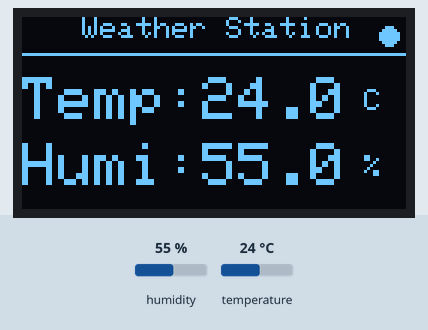
Simulated run of this program. Board: ESP32-S3. Parts: 128×64 one-colour display. The inputs (shaded band) are chosen by the test bench; at power-on: humidity 55 %, temperature 24 °C. What the program prints to the serial monitor is not drawn.

Above: at 2.7 s.
2.8 s: humidity set to 22 %
At 4.3 s:
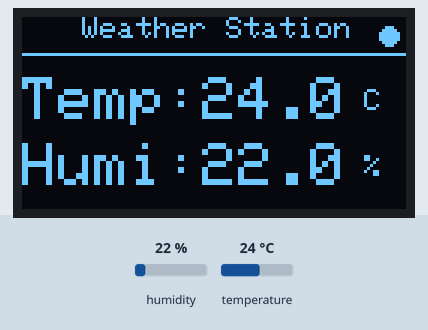
5.5 s: temperature set to 12 °C
At 8.6 s:
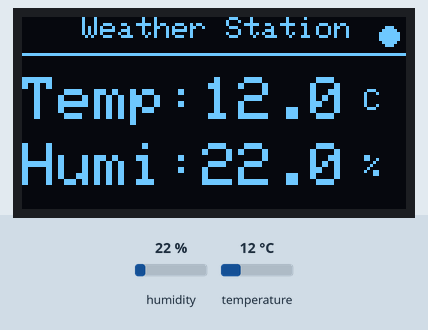
9.5 s: humidity set to 40 %
At 12.9 s:
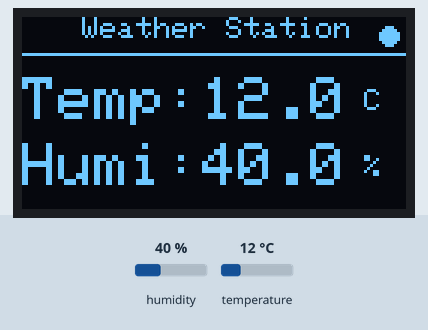
13.5 s: temperature set to 19 °C
At 17.1 s:
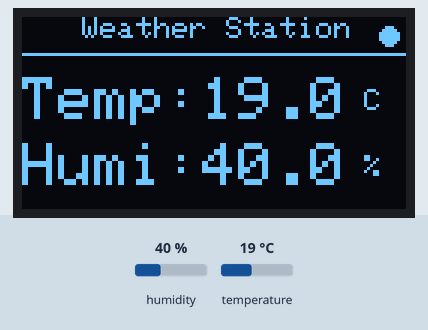
Timing chart, 0 to 18.5 s (numbered marks = the images above; inputs shaded):
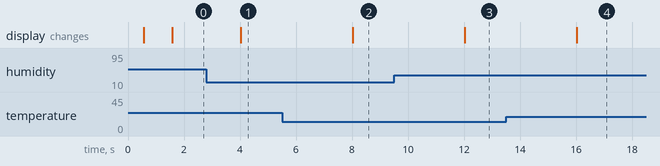

The program:

main.cpp
```cpp
/**
 * ESP32-S3 WiFi 温湿度监测站
 *
 * 功能：
 * - DHT22 读取温湿度
 * - OLED 显示实时数据
 * - WiFi AP + WebServer 远程查看
 *
 * 硬件接线：
 *   DHT22 数据脚 → GPIO4
 *   OLED SDA    → GPIO5
 *   OLED SCL    → GPIO6
 *   OLED VCC    → 3.3V
 *   OLED GND    → GND
 *   DHT22 VCC   → 3.3V
 *   DHT22 GND   → GND
 */

#include <Arduino.h>
#include <WiFi.h>
#include <WebServer.h>
#include <DHT.h>
#include <Adafruit_SSD1306.h>
#include <Adafruit_GFX.h>

// ============ 引脚定义 ============
#define DHTPIN          4
#define DHTTYPE         DHT22
#define OLED_SDA        5
#define OLED_SCL        6
#define SCREEN_WIDTH    128
#define SCREEN_HEIGHT   64

// ============ WiFi 配置 ============
const char* ssid = "ESP32-S3-Weather";
const char* password = "12345678";

// ============ 全局对象 ============
DHT dht(DHTPIN, DHTTYPE);
Adafruit_SSD1306 display(SCREEN_WIDTH, SCREEN_HEIGHT, &Wire, -1);
WebServer server(80);

// ============ 数据变量 ============
float temperature = 0.0f;
float humidity = 0.0f;
unsigned long lastRead = 0;
const unsigned long readInterval = 2000;  // 2s 读一次

// ============ HTML 页面 ============
const char index_html[] PROGMEM = R"rawliteral(
<!DOCTYPE html>
<html>
<head>
  <meta charset="UTF-8" name="viewport" content="width=device-width,initial-scale=1">
  <title>ESP32-S3 温湿度监测</title>
  <style>
    *{margin:0;padding:0;box-sizing:border-box}
    body{font-family:-apple-system,BlinkMacSystemFont,"Segoe UI",Roboto,sans-serif;
         background:#f0f2f5;display:flex;justify-content:center;align-items:center;
         min-height:100vh;padding:20px}
    .card{background:#fff;border-radius:16px;padding:32px;box-shadow:0 4px 24px rgba(0,0,0,.1);
          max-width:400px;width:100%;text-align:center}
    h1{color:#1a1a2e;font-size:24px;margin-bottom:24px}
    .sensor-row{display:flex;justify-content:space-around;gap:16px}
    .sensor-box{flex:1;background:#f8f9fa;border-radius:12px;padding:20px}
    .sensor-box.temp{border-top:4px solid #ff6b6b}
    .sensor-box.humi{border-top:4px solid #4dabf7}
    .value{font-size:36px;font-weight:700;color:#1a1a2e}
    .unit{font-size:16px;color:#868e96;margin-top:4px}
    .label{font-size:14px;color:#adb5bd;margin-bottom:8px;text-transform:uppercase;letter-spacing:1px}
    .ip{color:#868e96;font-size:13px;margin-top:20px}
    .footer{margin-top:20px;padding-top:16px;border-top:1px solid #eee;
            font-size:12px;color:#adb5bd}
  </style>
</head>
<body>
  <div class="card">
    <h1>🌡️ 温湿度监测站</h1>
    <div class="sensor-row">
      <div class="sensor-box temp">
        <div class="label">温度</div>
        <div class="value" id="temp">--</div>
        <div class="unit">°C</div>
      </div>
      <div class="sensor-box humi">
        <div class="label">湿度</div>
        <div class="value" id="humi">--</div>
        <div class="unit">%</div>
      </div>
    </div>
    <div class="ip" id="ip"></div>
    <div class="footer">ESP32-S3 Weather Station</div>
  </div>
  <script>
    function fetchData(){
      fetch("/api").then(r=>r.json()).then(d=>{
        document.getElementById("temp").textContent = d.temp.toFixed(1);
        document.getElementById("humi").textContent = d.humi.toFixed(1);
      }).catch(()=>{});
    }
    document.getElementById("ip").textContent = "IP: " + window.location.hostname;
    fetchData();
    setInterval(fetchData, 3000);
  </script>
</body>
</html>
)rawliteral";

// ============ 读取传感器 ============
void readSensor() {
  float h = dht.readHumidity();
  float t = dht.readTemperature();

  if (isnan(h) || isnan(t)) {
    Serial.println("[DHT] 读取失败");
    return;
  }

  temperature = t;
  humidity = h;

  Serial.printf("[DHT] %.1f°C  %.1f%%\n", temperature, humidity);
}

// ============ 更新 OLED ============
void updateDisplay() {
  display.clearDisplay();

  // 标题
  display.setTextSize(1);
  display.setTextColor(SSD1306_WHITE);
  display.setCursor(20, 0);
  display.println("Weather Station");

  // 分隔线
  display.drawLine(0, 12, 127, 12, SSD1306_WHITE);

  // 温度
  display.setTextSize(2);
  display.setCursor(0, 20);
  display.print("Temp:");
  display.setCursor(60, 20);
  display.printf("%.1f", temperature);
  display.setTextSize(1);
  display.setCursor(114, 24);
  display.print("C");

  // 湿度
  display.setTextSize(2);
  display.setCursor(0, 42);
  display.print("Humi:");
  display.setCursor(60, 42);
  display.printf("%.1f", humidity);
  display.setTextSize(1);
  display.setCursor(114, 46);
  display.print("%");

  // WiFi 图标
  if (WiFi.getMode() == WIFI_AP) {
    display.fillCircle(122, 6, 3, SSD1306_WHITE);
  }

  display.display();
}

// ============ API 路由 ============
void handleAPI() {
  String json = "{\"temp\":" + String(temperature, 1) +
                ",\"humi\":" + String(humidity, 1) + "}";
  server.send(200, "application/json", json);
}

void handleRoot() {
  server.send(200, "text/html", index_html);
}

void handleNotFound() {
  server.send(404, "text/plain", "404 Not Found");
}

// ============ 初始化 ============
void setup() {
  Serial.begin(115200);
  delay(500);
  Serial.println("\n\n===== ESP32-S3 温湿度监测站 =====\n");

  // ---- OLED ----
  Wire.begin(OLED_SDA, OLED_SCL);
  if (!display.begin(SSD1306_SWITCHCAPVCC, 0x3C)) {
    Serial.println("[OLED] 初始化失败");
  } else {
    Serial.println("[OLED] 初始化成功");
    display.clearDisplay();
    display.setTextSize(1);
    display.setTextColor(SSD1306_WHITE);
    display.setCursor(10, 24);
    display.println("Starting...");
    display.display();
  }

  // ---- DHT22 ----
  dht.begin();
  Serial.println("[DHT] 传感器启动");

  // ---- WiFi AP 模式 ----
  WiFi.mode(WIFI_AP);
  WiFi.softAP(ssid, password);
  Serial.printf("[WiFi] AP: %s | IP: %s\n", ssid, WiFi.softAPIP().toString().c_str());

  // ---- WebServer ----
  server.on("/", handleRoot);
  server.on("/api", handleAPI);
  server.onNotFound(handleNotFound);
  server.begin();
  Serial.println("[HTTP] Server 启动");

  // 首次读取
  delay(1000);
  readSensor();
  updateDisplay();

  Serial.println("===== 系统就绪 =====\n");
}

// ============ 主循环 ============
void loop() {
  server.handleClient();

  unsigned long now = millis();
  if (now - lastRead >= readInterval) {
    lastRead = now;
    readSensor();
    updateDisplay();
  }
}
```

Measured:
- after the input at 2.8 s, the display: changes after 1.2 s (image 1)
- after the input at 5.5 s, the display: changes after 2.5 s (image 2)
- after the input at 9.5 s, the display: changes after 2.5 s (image 3)
- after the input at 13.5 s, the display: changes after 2.5 s (image 4)
